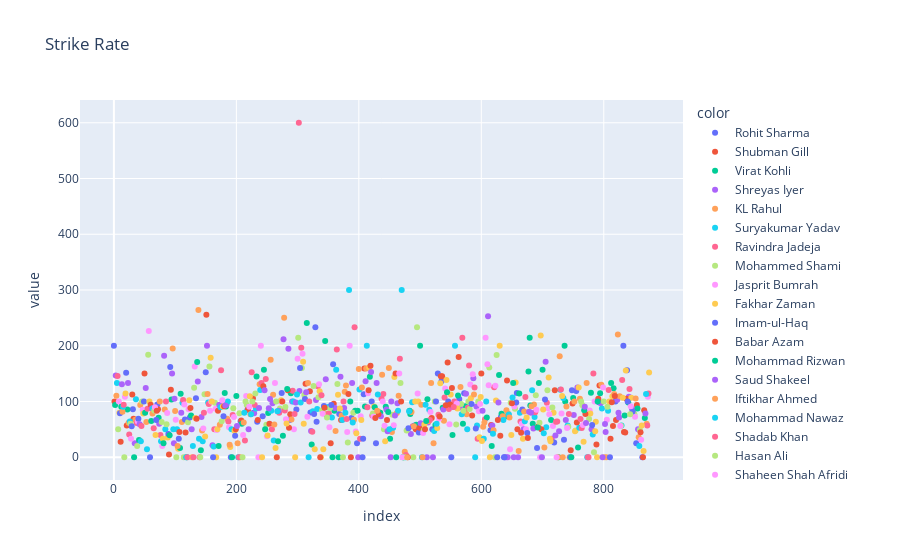

The code cell stored with this chart in its notebook:
### Code cell
pt.plot(batting["strike_rate"],kind="scatter",title = "Strike Rate",color = batting["player"])
